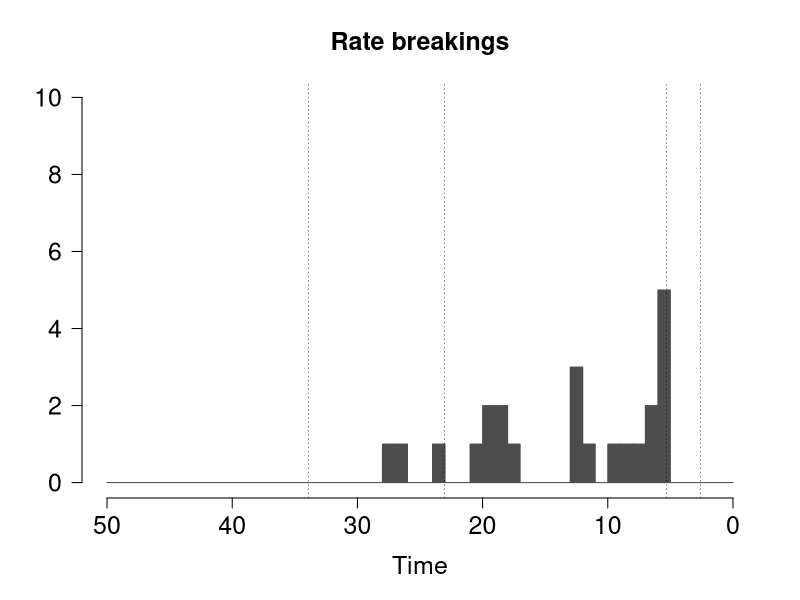

Write R code to recreate this figure.
#histogram of rate breakings (from table 1)

rate_breaks <- c(27, 21, 28, 20, 19, 8,
                 19, 13, 7, 20, 13, 6,
                 24, 10, 18, 12, 9,
                 6, 13, 7, 6, 6, 6)

png("Histogram_rate_breakings.png", width = 480, height = 480)
hist(rate_breaks, main = "Rate breakings", 
     xlab ="Time", xlim = c(50,0), breaks = seq(50,0,-1), ylim = c(0,10),
     col = "grey30", border = 'grey30', las = 1, ylab = NA,
     cex.lab=1.5, cex.axis=1.5, cex.main=1.5, cex.sub=1.5)
abline(v = c(33.9,23.03,5.33,2.58), lwd=0.5,lty=3)
dev.off()
